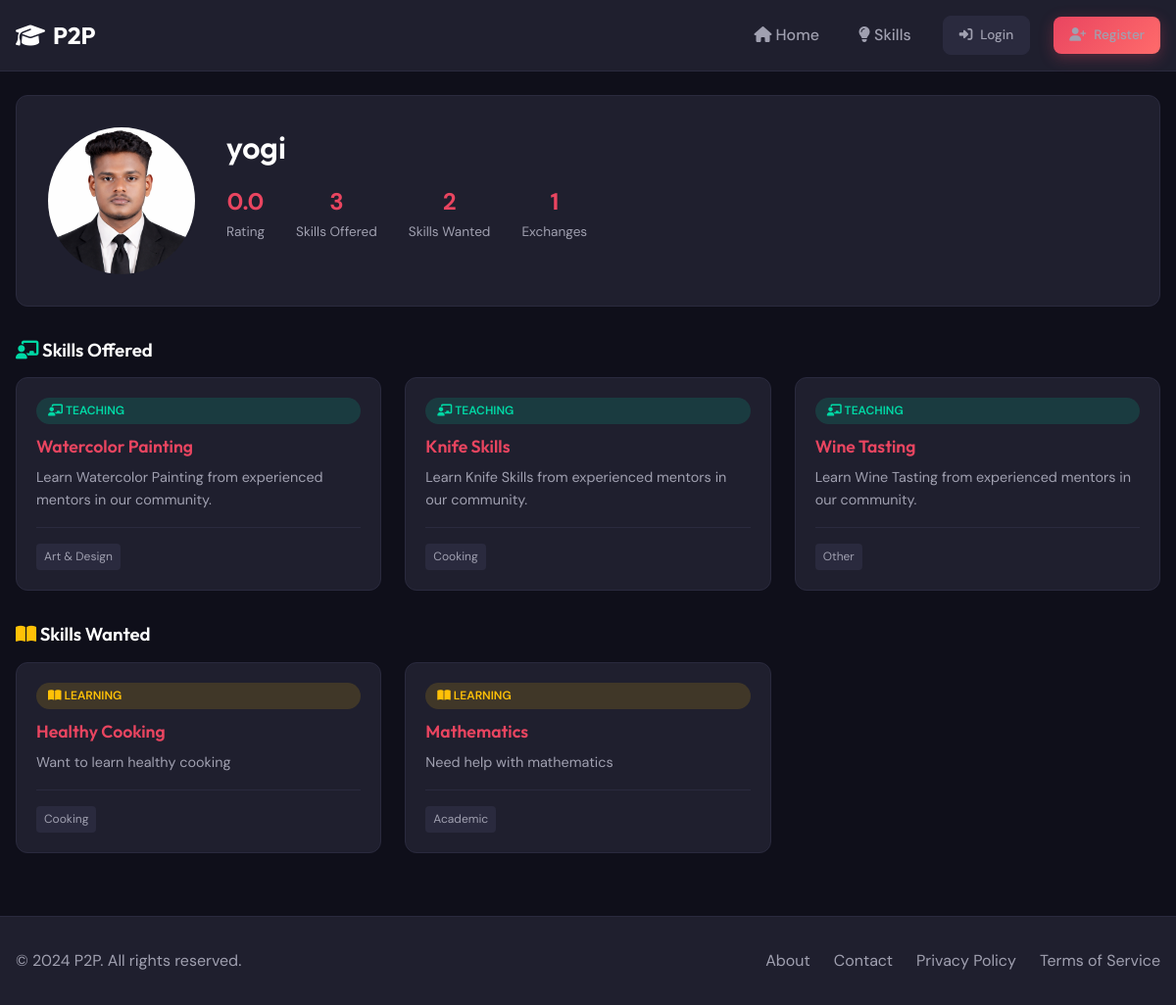
The page /user/3 on the database its author committed.
### models.py (models this page shows, shortened)
class User(UserMixin, db.Model):
    __tablename__ = 'users'
    id = db.Column(db.Integer, primary_key=True)
    username = db.Column(db.String(80), unique=True, nullable=False, index=True)
    email = db.Column(db.String(120), unique=True, nullable=False, index=True)
    password_hash = db.Column(db.String(256), nullable=False)
    bio = db.Column(db.Text, default='')
    location = db.Column(db.String(120), default='')
    profile_picture = db.Column(db.String(255), default='default.png')
    signature_image = db.Column(db.String(255), nullable=True)  # Instructor signature image
    rating = db.Column(db.Float, default=0.0)
    is_admin = db.Column(db.Boolean, default=False)
    is_banned = db.Column(db.Boolean, default=False)
    created_at = db.Column(db.DateTime, default=datetime.utcnow)
    skills_offered = db.relationship('Skill', foreign_keys='Skill.user_id', backref='owner', lazy='dynamic')
    exchange_sent = db.relationship('ExchangeRequest', foreign_keys='ExchangeRequest.sender_id', backref='sender', lazy='dynamic')
    exchange_received = db.relationship('ExchangeRequest', foreign_keys='ExchangeRequest.receiver_id', backref='receiver', lazy='dynamic')
    messages_sent = db.relationship('Message', foreign_keys='Message.sender_id', backref='sender', lazy='dynamic')
    messages_received = db.relationship('Message', foreign_keys='Message.receiver_id', backref='receiver', lazy='dynamic')
    bookmarks = db.relationship('Bookmark', backref='user', lazy='dynamic', cascade='all, delete-orphan')
    reviews_given = db.relationship('Review', foreign_keys='Review.reviewer_id', backref='reviewer', lazy='dynamic')
    reviews_received = db.relationship('Review', foreign_keys='Review.reviewed_id', backref='reviewed', lazy='dynamic')
    reports_made = db.relationship('Report', foreign_keys='Report.reporter_id', backref='reporter', lazy='dynamic')
    reports_received = db.relationship('Report', foreign_keys='Report.reported_id', backref='reported', lazy='dynamic')
    @property
    def exchanges_count(self):
        return self.exchange_sent.filter_by(status='completed').count()

class Skill(db.Model):
    __tablename__ = 'skills'
    id = db.Column(db.Integer, primary_key=True)
    user_id = db.Column(db.Integer, db.ForeignKey('users.id'), nullable=False, index=True)
    title = db.Column(db.String(100), nullable=False)
    description = db.Column(db.Text, nullable=False)
    category = db.Column(db.String(50), nullable=False, index=True)
    skill_type = db.Column(db.String(10), nullable=False)  # 'offered' or 'wanted'
    is_approved = db.Column(db.Boolean, default=True)
    created_at = db.Column(db.DateTime, default=datetime.utcnow)
    bookmarks = db.relationship('Bookmark', backref='skill', lazy='dynamic', cascade='all, delete-orphan')
    exchange_requests_sender = db.relationship('ExchangeRequest', foreign_keys='ExchangeRequest.sender_skill_id', backref='sender_skill', lazy='dynamic')
    exchange_requests_receiver = db.relationship('ExchangeRequest', foreign_keys='ExchangeRequest.receiver_skill_id', backref='receiver_skill', lazy='dynamic')

### routes/main.py (the view)
@main_bp.route('/user/<int:user_id>')
def user_profile(user_id):
    user = User.query.get_or_404(user_id)
    if user.is_banned:
        flash('This user has been banned.', 'danger')
        return redirect(url_for('main.index'))
    skills_offered = Skill.query.filter_by(user_id=user.id, skill_type='offered', is_approved=True).all()
    skills_wanted = Skill.query.filter_by(user_id=user.id, skill_type='wanted', is_approved=True).all()
    reviews = Review.query.filter_by(reviewed_id=user.id).order_by(Review.created_at.desc()).all()
    bookmarks = []
    if current_user.is_authenticated:
        bookmarks = [b.skill_id for b in current_user.bookmarks.all()]
    return render_template('profile/user_detail.html',
                           user=user,
                           skills_offered=skills_offered,
                           skills_wanted=skills_wanted,
                           reviews=reviews,
                           bookmarks=bookmarks)

### templates/profile/user_detail.html (shortened to what this page needs)
{% extends "base.html" %}
{% from "macros/avatar.html" import user_avatar %}
{% block content %}
<div class="container mt-3">
    <div class="profile-header">
        {{ user_avatar(user, 150) }}
        <div class="profile-info">
            <h1>
                {{ user.username }}
            </h1>
            <div class="profile-stats">
                <div class="profile-stat">
                    <div class="profile-stat-value">{{ user.rating|default(0)|round(1) }}</div>
                    <div class="profile-stat-label">Rating</div>
                </div>
                <div class="profile-stat">
                    <div class="profile-stat-value">{{ skills_offered|length }}</div>
                    <div class="profile-stat-label">Skills Offered</div>
                </div>
                <div class="profile-stat">
                    <div class="profile-stat-value">{{ skills_wanted|length }}</div>
                    <div class="profile-stat-label">Skills Wanted</div>
                </div>
                <div class="profile-stat">
                    <div class="profile-stat-value">{{ user.exchanges_count }}</div>
                    <div class="profile-stat-label">Exchanges</div>
                </div>
            </div>
        </div>
    </div>
    <h3 class="mb-2"><i class="fas fa-chalkboard-teacher text-success"></i> Skills Offered</h3>
    {% if skills_offered %}
    <div class="skills-grid mb-4">
        {% for skill in skills_offered %}
        <div class="skill-card">
            <span class="skill-type offered"><i class="fas fa-chalkboard-teacher"></i> Teaching</span>
            <h3><a href="{{ url_for('skills.detail', skill_id=skill.id) }}">{{ skill.title }}</a></h3>
            <p>{{ skill.description }}</p>
            <div class="skill-meta">
                <span class="skill-category">{{ skill.category }}</span>
            </div>
        </div>
        {% endfor %}
    </div>
    {% else %}
    <div class="empty-state mb-4">
        <p>No skills offered yet.</p>
    </div>
    {% endif %}
    <h3 class="mb-2"><i class="fas fa-book-open text-warning"></i> Skills Wanted</h3>
    {% if skills_wanted %}
    <div class="skills-grid">
        {% for skill in skills_wanted %}
        <div class="skill-card">
            <span class="skill-type wanted"><i class="fas fa-book-open"></i> Learning</span>
            <h3><a href="{{ url_for('skills.detail', skill_id=skill.id) }}">{{ skill.title }}</a></h3>
            <p>{{ skill.description }}</p>
            <div class="skill-meta">
                <span class="skill-category">{{ skill.category }}</span>
            </div>
        </div>
        {% endfor %}
    </div>
    {% else %}
    <div class="empty-state">
        <p>No skills wanted yet.</p>
    </div>
    {% endif %}
</div>
{% endblock %}

### templates/macros/avatar.html (shortened to what this page needs)
{% macro user_avatar(user, size=40) %}
{% set color_map = {
    'a': 1, 'b': 2, 'c': 3, 'd': 4, 'e': 5, 'f': 6, 'g': 7, 'h': 8,
    'i': 1, 'j': 2, 'k': 3, 'l': 4, 'm': 5, 'n': 6, 'o': 7, 'p': 8,
    'q': 1, 'r': 2, 's': 3, 't': 4, 'u': 5, 'v': 6, 'w': 7, 'x': 8,
    'y': 1, 'z': 2, '0': 3, '1': 4, '2': 5, '3': 6, '4': 7, '5': 8
} %}
{% set first_char = user.username[0]|lower %}
{% set color_index = color_map[first_char] if first_char in color_map else 1 %}
{% if user.profile_picture and user.profile_picture != 'default.png' %}
<img src="{{ url_for('static', filename='uploads/' + user.profile_picture) }}"
     alt="{{ user.username }}"
     style="width: {{ size }}px; height: {{ size }}px; border-radius: 50%; object-fit: cover;"
     onerror="this.style.display='none'; this.nextElementSibling.style.display='flex';">
{% else %}
<span class="avatar-letter avatar-color-{{ color_index }}"
      style="display: flex; width: {{ size }}px; height: {{ size }}px; font-size: {{ (size/2.5)|round|int }}px;">
    {{ user.username[0]|upper }}
</span>
{% endif %}
{% endmacro %}

### static/css/style.css (style rules this page uses)
:root { --primary: #1a1a2e; --secondary: #16213e; --accent: #e94560; --accent-light: #ff6b6b; --success: #00d9a5; --warning: #ffc107; --danger: #dc3545; --bg: #0f0f1a; --surface: #1f1f2e; --surface-light: #2a2a3e; --text: #ffffff; --text-secondary: #a0a0b0; --border: #2a2a3e; --gradient: linear-gradient(135deg, #e94560, #ff6b6b); --shadow: 0 4px 20px rgba(0, 0, 0, 0.3); --radius: 12px; --radius-sm: 8px; }
* { margin: 0; padding: 0; box-sizing: border-box; }
body { font-family: 'DM Sans', sans-serif; background-color: var(--bg); color: var(--text); line-height: 1.6; min-height: 100vh; }
h1, h2, h3, h4, h5, h6 { font-family: 'Outfit', sans-serif; font-weight: 600; line-height: 1.3; }
a { color: var(--accent); text-decoration: none; transition: color 0.3s ease; }
.container { max-width: 1200px; margin: 0 auto; padding: 0 1rem; }
.skills-grid { display: grid; grid-template-columns: repeat(auto-fill, minmax(280px, 1fr)); gap: 1.5rem; }
.skill-card { background: var(--surface); border: 1px solid var(--border); border-radius: var(--radius); padding: 1.25rem; transition: all 0.3s ease; display: flex; flex-direction: column; }
.skill-type { display: inline-block; padding: 0.25rem 0.75rem; border-radius: 20px; font-size: 0.75rem; font-weight: 600; text-transform: uppercase; margin-bottom: 0.75rem; }
.skill-type.offered { background: rgba(0, 217, 165, 0.15); color: var(--success); }
.skill-type.wanted { background: rgba(255, 193, 7, 0.15); color: var(--warning); }
.skill-card h3 { font-size: 1.1rem; margin-bottom: 0.5rem; }
.skill-card p { color: var(--text-secondary); font-size: 0.9rem; flex-grow: 1; margin-bottom: 1rem; display: -webkit-box; -webkit-line-clamp: 3; -webkit-box-orient: vertical; overflow: hidden; }
.skill-meta { display: flex; justify-content: space-between; align-items: center; font-size: 0.85rem; color: var(--text-secondary); padding-top: 1rem; border-top: 1px solid var(--border); }
.skill-category { background: var(--surface-light); padding: 0.25rem 0.5rem; border-radius: 4px; font-size: 0.75rem; }
.profile-header { display: flex; gap: 2rem; align-items: flex-start; margin-bottom: 2rem; padding: 2rem; background: var(--surface); border-radius: var(--radius); border: 1px solid var(--border); }
.profile-info h1 { margin-bottom: 0.5rem; }
.profile-stats { display: flex; gap: 2rem; margin-top: 1rem; }
.profile-stat { text-align: center; }
.profile-stat-value { font-size: 1.5rem; font-weight: 700; color: var(--accent); }
.profile-stat-label { font-size: 0.85rem; color: var(--text-secondary); }
.text-success { color: var(--success); }
.text-warning { color: var(--warning); }
.mt-3 { margin-top: 1.5rem; }
.mb-2 { margin-bottom: 1rem; }
.mb-4 { margin-bottom: 2rem; }

### rows shown on the page
User: profile_picture (picture), username "yogi", rating "0.0"
Skill: title "Watercolor Painting", description "Learn Watercolor Painting from experienced mentors in our community.", category "Art & Design"
Skill: title "Knife Skills", description "Learn Knife Skills from experienced mentors in our community.", category "Cooking"
Skill: title "Wine Tasting", description "Learn Wine Tasting from experienced mentors in our community.", category "Other"
Skill: title "Healthy Cooking", description "Want to learn healthy cooking", category "Cooking"
Skill: title "Mathematics", description "Need help with mathematics", category "Academic"

### other values the page prints
{{ skills_offered|length }} "3"
{{ skills_wanted|length }} "2"
{{ user.exchanges_count }} "1"
